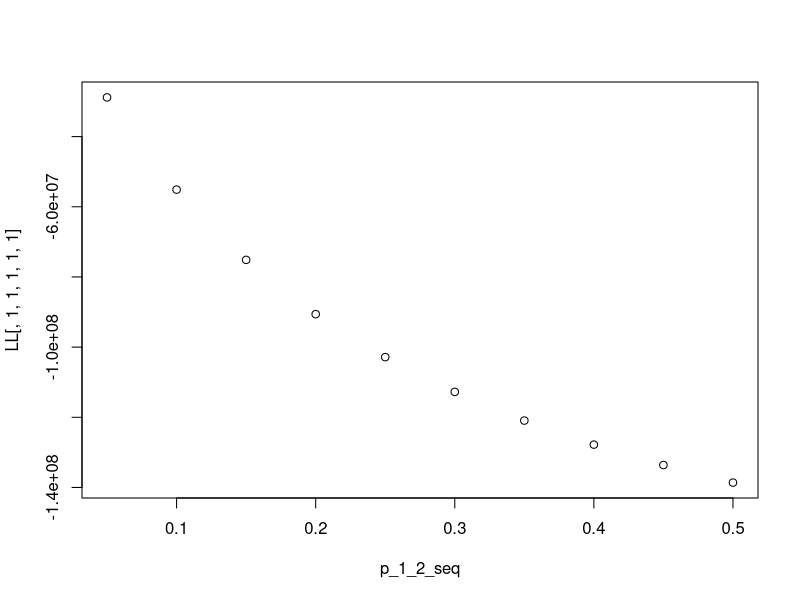
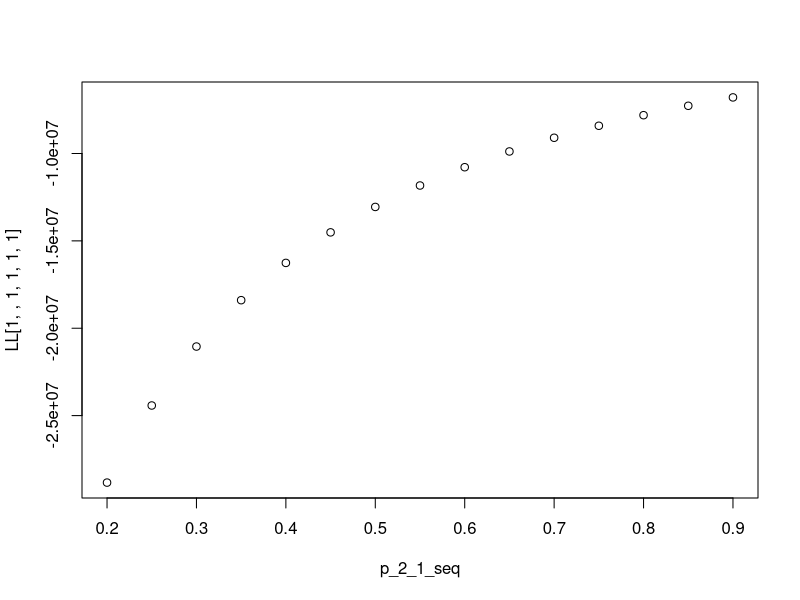
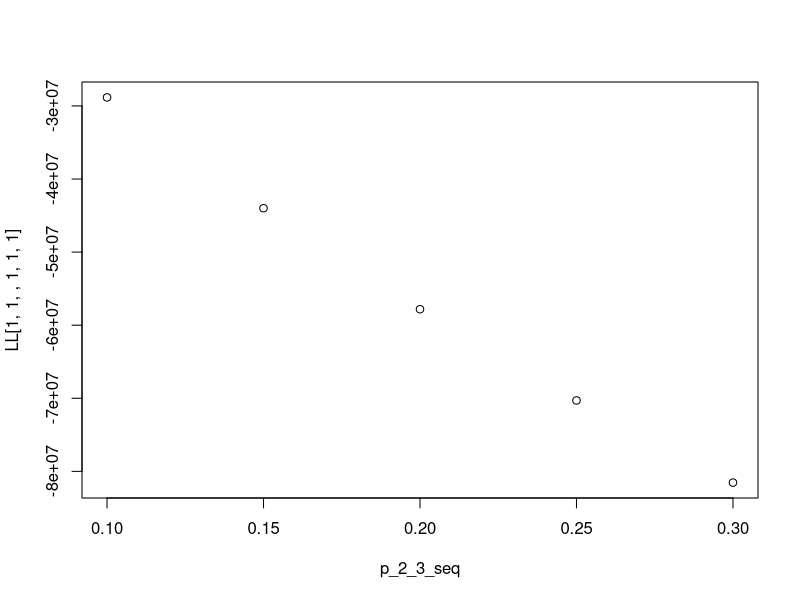
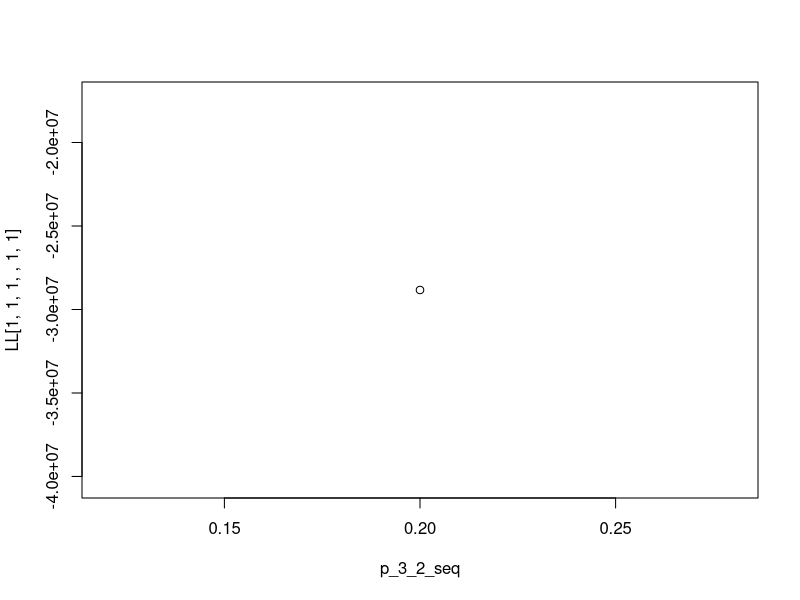
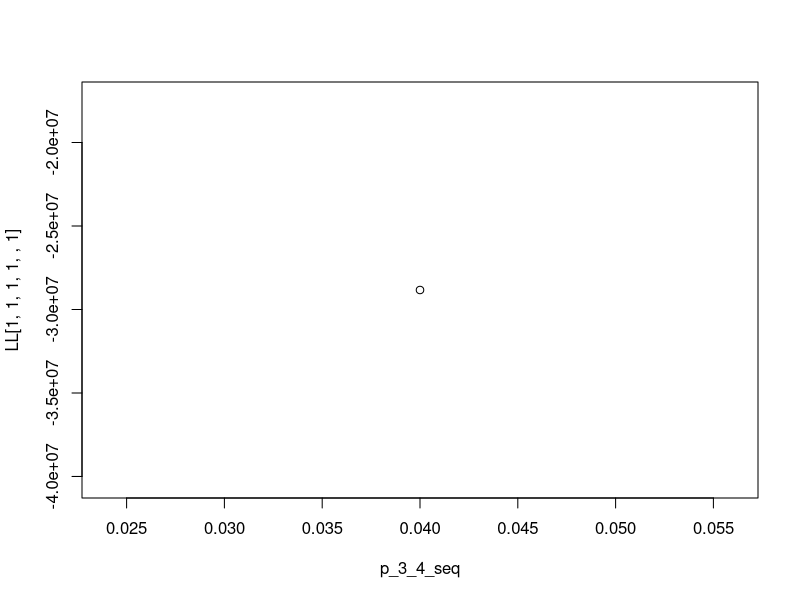
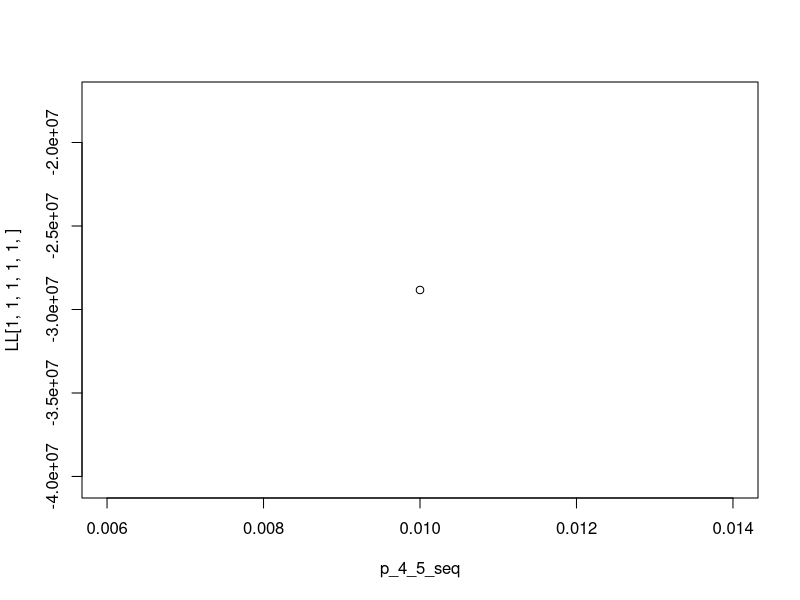

The R script that drew these images, in order:
### MARKOV MODEL HPV DRAFT
## Gwen Oliver
## Jan 7, 2021

### This model is for the undetected compartments ONLY

### Profile likelihood estimation

# Profile likelihood estimation function
profile <- function(p_1_2,p_2_1,p_2_3,p_3_2,p_3_4,p_4_5){

  # Starting parameters
  t = 1000
  N.states = 5
  Pop_size = 154566548 
  
  # aging into cohort
  p_age_in <- 1/20
  p_age_out <- p_age_in
  # Dying
  p_die <- 0.01
  
  # Create years label
  prefix = "Year"
  suffix = seq(1:t)
  years = paste(prefix, suffix, sep=" ")
  
  # Create empty array
  mat1 = matrix(NA, t, N.states, dimnames=list(years, c("Normal","LSIL","HSIL","Cancer","Cancer Death")))
  
  # Assign starting prevalence of each state
  prev1 = 0.8
  prev2 = 0.1
  prev3 = 0.1
  prev4 = 0
  prev5 = 0
  
  set.seed(123)
  
  # Assign starting states
  mat1[1,] <- rmultinom(1, Pop_size, prob=c(prev1,prev2,prev3,prev4,prev5)) 

  # Run model
  for(i in 2:t){
    # Normal
    mat1[i,1] <- (mat1[(i-1),1]) +  
      (Pop_size*p_age_in) +   
      (mat1[(i-1),2])*p_2_1 -   
      (mat1[(i-1),1])*p_1_2 - 
      (mat1[(i-1),1])*p_age_out - 
      (mat1[(i-1),1])*p_die
    # LSIL  
    mat1[i,2] <-   (mat1[(i-1),2]) + 
      (mat1[(i-1),1])*p_1_2 +
      (mat1[(i-1),3])*p_3_2 - 
      (mat1[(i-1),2])*p_2_1 - 
      (mat1[(i-1),2])*p_2_3 - 
      (mat1[(i-1),2])*p_age_out -
      (mat1[(i-1),2])*p_die
    # HSIL  
    mat1[i,3] <-   (mat1[(i-1),3]) + 
      (mat1[(i-1),2])*p_2_3 -   
      (mat1[(i-1),3])*p_3_2 - 
      (mat1[(i-1),3])*p_3_4 - 
      (mat1[(i-1),3])*p_age_out -
      (mat1[(i-1),3])*p_die
    # Cancer
    mat1[i,4] <- (mat1[(i-1),4]) +
      (mat1[(i-1),3])*p_3_4 -   
      (mat1[(i-1),4])*p_4_5 - 
      (mat1[(i-1),4])*p_age_out -
      (mat1[(i-1),4])*p_die
    # Cancer deaths
    mat1[i,5] <-
      (mat1[(i-1),4])*p_4_5        #progress from cancer
  
  }

  mat1 <- round(mat1,0)
  
  # Vector of HSIL, cancer, and cancer death at steady state for iteration
  result <- c(mat1[1000,3],mat1[1000,4],mat1[1000,5])
  
  # Log likelihood of result vs predicted
  dpois(result, c(216000,11778,3663), log=TRUE)
  
}


################### Run function with many inputs #######################

p_1_2_seq=seq(0.05,0.5,0.05) # Normal > LSIL
#p_2_1_seq=seq(0.4,0.7,0.05) # LSIL > normal
p_2_1_seq=seq(0.2,0.9,0.05) # LSIL > normal
p_2_3_seq=seq(0.1,0.3,0.05) # LSIL > HSIL
#p_3_2_seq=seq(0.1,0.4,0.05) # HSIL > LSIL
#p_3_4_seq=seq(0.04,0.4,0.05) # HSIL > Cancer
#p_4_5_seq=seq(0.01,0.5,0.05) # Cancer > cancer death

#p_2_3_seq=0.02 # LSIL > HSIL
p_3_2_seq=0.2 # HSIL > LSIL
p_3_4_seq=0.04 # HSIL > Cancer
p_4_5_seq=0.01 # Cancer > cancer death


# Empty vector for function output
LL <- array(NA, dim=c(length(p_1_2_seq),length(p_2_1_seq),length(p_2_3_seq),length(p_3_2_seq),length(p_3_4_seq),length(p_4_5_seq)))


# Time start
ptm <- proc.time()
# Run for loop
for(i in 1:length(p_1_2_seq)){
  for(j in 1:length(p_2_1_seq)){
    for(k in 1:length(p_2_3_seq)){
      for(l in 1:length(p_3_2_seq)){
        for(m in 1:length(p_3_4_seq)){
          for(n in 1:length(p_4_5_seq)){
            LL[i,j,k,l,l,n] <- sum(profile(p_1_2=p_1_2_seq[i],p_2_1=p_2_1_seq[j],p_2_3=p_2_3_seq[k],p_3_2=p_3_2_seq[l],p_3_4=p_3_4_seq[m],p_4_5=p_4_5_seq[n]))   

          }
        }
      }
    }
  }
}
#Time end
proc.time() - ptm

# Plot results
plot(p_1_2_seq, LL[,1,1,1,1,1])
plot(p_2_1_seq, LL[1,,1,1,1,1])
plot(p_2_3_seq, LL[1,1,,1,1,1])
plot(p_3_2_seq, LL[1,1,1,,1,1])
plot(p_3_4_seq, LL[1,1,1,1,,1])
plot(p_4_5_seq, LL[1,1,1,1,1,])

# Identify maximum
which(LL==max(LL))


# 



